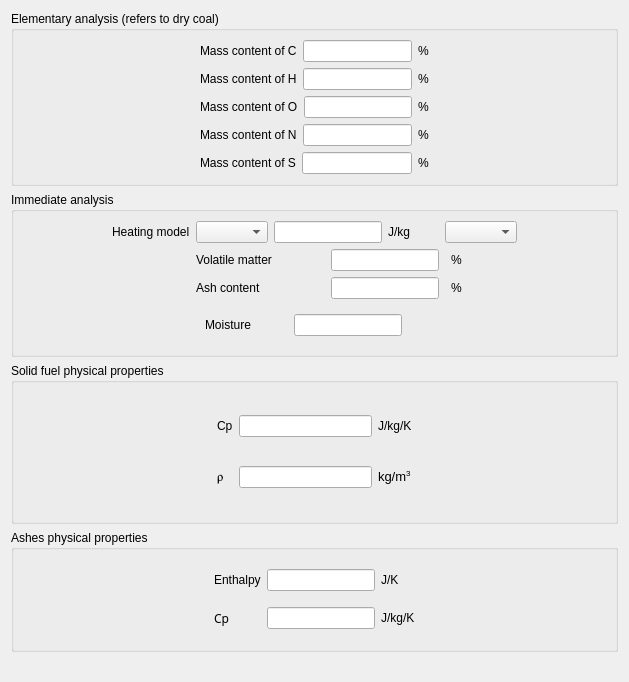
            <widget class="QWidget" name="tab_2">
             <attribute name="title">
              <string>Solid fuel</string>
             </attribute>
             <layout class="QVBoxLayout" name="verticalLayout_7">
              <item>
               <widget class="QGroupBox" name="groupBoxComposition">
                <property name="title">
                 <string>Elementary analysis (refers to dry coal)</string>
                </property>
                <layout class="QHBoxLayout" name="horizontalLayout_10">
                 <item>
                  <spacer>
                   <property name="orientation">
                    <enum>Qt::Horizontal</enum>
                   </property>
                   <property name="sizeHint" stdset="0">
                    <size>
                     <width>97</width>
                     <height>20</height>
                    </size>
                   </property>
                  </spacer>
                 </item>
                 <item>
                  <layout class="QVBoxLayout" name="verticalLayout_2">
                   <item>
                    <layout class="QHBoxLayout" name="horizontalLayout_5">
                     <item>
                      <widget class="QLabel" name="labelC">
                       <property name="text">
                        <string>Mass content of C</string>
                       </property>
                      </widget>
                     </item>
                     <item>
                      <widget class="QLineEdit" name="lineEditC"/>
                     </item>
                     <item>
                      <widget class="QLabel" name="labelUnitC">
                       <property name="text">
                        <string>%</string>
                       </property>
                      </widget>
                     </item>
                    </layout>
                   </item>
                   <item>
                    <layout class="QHBoxLayout" name="horizontalLayout_6">
                     <item>
                      <widget class="QLabel" name="labelH">
                       <property name="text">
                        <string>Mass content of H</string>
                       </property>
                      </widget>
                     </item>
                     <item>
                      <widget class="QLineEdit" name="lineEditH"/>
                     </item>
                     <item>
                      <widget class="QLabel" name="labelUnitH">
                       <property name="text">
                        <string>%</string>
                       </property>
                      </widget>
                     </item>
                    </layout>
                   </item>
                   <item>
                    <layout class="QHBoxLayout" name="horizontalLayout_7">
                     <item>
                      <widget class="QLabel" name="labelO">
                       <property name="text">
                        <string>Mass content of O</string>
                       </property>
                      </widget>
                     </item>
                     <item>
                      <widget class="QLineEdit" name="lineEditO"/>
                     </item>
                     <item>
                      <widget class="QLabel" name="labelUnitO">
                       <property name="text">
                        <string>%</string>
                       </property>
                      </widget>
                     </item>
                    </layout>
                   </item>
                   <item>
                    <layout class="QHBoxLayout" name="horizontalLayout_8">
                     <item>
                      <widget class="QLabel" name="labelN">
                       <property name="text">
                        <string>Mass content of N</string>
                       </property>
                      </widget>
                     </item>
                     <item>
                      <widget class="QLineEdit" name="lineEditN"/>
                     </item>
                     <item>
                      <widget class="QLabel" name="labelUnitN">
                       <property name="text">
                        <string>%</string>
                       </property>
                      </widget>
                     </item>
                    </layout>
                   </item>
                   <item>
                    <layout class="QHBoxLayout" name="horizontalLayout_9">
                     <item>
                      <widget class="QLabel" name="labelS">
                       <property name="text">
                        <string>Mass content of S</string>
                       </property>
                      </widget>
                     </item>
                     <item>
                      <widget class="QLineEdit" name="lineEditS"/>
                     </item>
                     <item>
                      <widget class="QLabel" name="labelUnitS">
                       <property name="text">
                        <string>%</string>
                       </property>
                      </widget>
                     </item>
                    </layout>
                   </item>
                  </layout>
                 </item>
                 <item>
                  <spacer>
                   <property name="orientation">
                    <enum>Qt::Horizontal</enum>
                   </property>
                   <property name="sizeHint" stdset="0">
                    <size>
                     <width>97</width>
                     <height>16</height>
                    </size>
                   </property>
                  </spacer>
                 </item>
                </layout>
               </widget>
              </item>
              <item>
               <widget class="QGroupBox" name="groupBoxProperties">
                <property name="title">
                 <string>Immediate analysis</string>
                </property>
                <layout class="QHBoxLayout" name="horizontalLayout_11">
                 <item>
                  <spacer>
                   <property name="orientation">
                    <enum>Qt::Horizontal</enum>
                   </property>
                   <property name="sizeHint" stdset="0">
                    <size>
                     <width>89</width>
                     <height>20</height>
                    </size>
                   </property>
                  </spacer>
                 </item>
                 <item>
                  <layout class="QGridLayout" name="gridLayout_18">
                   <item row="0" column="0">
                    <widget class="QLabel" name="labelPCI">
                     <property name="text">
                      <string>Heating model</string>
                     </property>
                    </widget>
                   </item>
                   <item row="0" column="1">
                    <widget class="QComboBox" name="comboBoxPCIList"/>
                   </item>
                   <item row="0" column="2" colspan="2">
                    <widget class="QLineEdit" name="lineEditPCI"/>
                   </item>
                   <item row="0" column="4" colspan="2">
                    <widget class="QLabel" name="labelUnitPCI">
                     <property name="text">
                      <string>J/kg</string>
                     </property>
                    </widget>
                   </item>
                   <item row="0" column="6" colspan="3">
                    <widget class="QComboBox" name="comboBoxPCIType"/>
                   </item>
                   <item row="1" column="0">
                    <spacer name="spacer">
                     <property name="orientation">
                      <enum>Qt::Horizontal</enum>
                     </property>
                     <property name="sizeHint" stdset="0">
                      <size>
                       <width>13</width>
                       <height>20</height>
                      </size>
                     </property>
                    </spacer>
                   </item>
                   <item row="1" column="1" colspan="2">
                    <widget class="QLabel" name="labelVolatileMatter">
                     <property name="text">
                      <string>Volatile matter</string>
                     </property>
                    </widget>
                   </item>
                   <item row="1" column="3" colspan="3">
                    <widget class="QLineEdit" name="lineEditVolatileMatter"/>
                   </item>
                   <item row="1" column="7">
                    <widget class="QLabel" name="labelUnitAshesRatio_3">
                     <property name="text">
                      <string>%</string>
                     </property>
                    </widget>
                   </item>
                   <item row="1" column="8">
                    <spacer name="spacer_2">
                     <property name="orientation">
                      <enum>Qt::Horizontal</enum>
                     </property>
                     <property name="sizeHint" stdset="0">
                      <size>
                       <width>13</width>
                       <height>20</height>
                      </size>
                     </property>
                    </spacer>
                   </item>
                   <item row="2" column="0">
                    <spacer name="spacer_6">
                     <property name="orientation">
                      <enum>Qt::Horizontal</enum>
                     </property>
                     <property name="sizeHint" stdset="0">
                      <size>
                       <width>13</width>
                       <height>20</height>
                      </size>
                     </property>
                    </spacer>
                   </item>
                   <item row="2" column="1">
                    <widget class="QLabel" name="lineEditAshesRatio_2">
                     <property name="text">
                      <string>Ash content</string>
                     </property>
                    </widget>
                   </item>
                   <item row="2" column="3" colspan="3">
                    <widget class="QLineEdit" name="lineEditAshesRatio"/>
                   </item>
                   <item row="2" column="7">
                    <widget class="QLabel" name="labelUnitAshesRatio_2">
                     <property name="text">
                      <string>%</string>
                     </property>
                    </widget>
                   </item>
                   <item row="2" column="8">
                    <spacer name="spacer_3">
                     <property name="orientation">
                      <enum>Qt::Horizontal</enum>
                     </property>
                     <property name="sizeHint" stdset="0">
                      <size>
                       <width>13</width>
                       <height>20</height>
                      </size>
                     </property>
                    </spacer>
                   </item>
                   <item row="3" column="0">
                    <spacer name="spacer_5">
                     <property name="orientation">
                      <enum>Qt::Horizontal</enum>
                     </property>
                     <property name="sizeHint" stdset="0">
                      <size>
                       <width>13</width>
                       <height>20</height>
                      </size>
                     </property>
                    </spacer>
                   </item>
                   <item row="3" column="5" colspan="2">
                    <spacer name="spacer_4">
                     <property name="orientation">
                      <enum>Qt::Horizontal</enum>
                     </property>
                     <property name="sizeHint" stdset="0">
                      <size>
                       <width>13</width>
                       <height>20</height>
                      </size>
                     </property>
                    </spacer>
                   </item>
                   <item row="3" column="1" colspan="4">
                    <widget class="QFrame" name="frame">
                     <property name="contextMenuPolicy">
                      <enum>Qt::DefaultContextMenu</enum>
                     </property>
                     <property name="frameShape">
                      <enum>QFrame::NoFrame</enum>
                     </property>
                     <property name="frameShadow">
                      <enum>QFrame::Raised</enum>
                     </property>
                     <property name="lineWidth">
                      <number>1</number>
                     </property>
                     <layout class="QHBoxLayout" name="horizontalLayout_2">
                      <item>
                       <widget class="QLabel" name="labelMoisture">
                        <property name="text">
                         <string>Moisture</string>
                        </property>
                       </widget>
                      </item>
                      <item>
                       <spacer name="spacer_7">
                        <property name="orientation">
                         <enum>Qt::Horizontal</enum>
                        </property>
                        <property name="sizeHint" stdset="0">
                         <size>
                          <width>13</width>
                          <height>20</height>
                         </size>
                        </property>
                       </spacer>
                      </item>
                      <item>
                       <widget class="QLineEdit" name="lineEditMoisture"/>
                      </item>
                     </layout>
                    </widget>
                   </item>
                  </layout>
                 </item>
                 <item>
                  <spacer>
                   <property name="orientation">
                    <enum>Qt::Horizontal</enum>
                   </property>
                   <property name="sizeHint" stdset="0">
                    <size>
                     <width>89</width>
                     <height>120</height>
                    </size>
                   </property>
                  </spacer>
                 </item>
                </layout>
               </widget>
              </item>
              <item>
               <widget class="QGroupBox" name="groupBoxProperties_2">
                <property name="title">
                 <string>Solid fuel physical properties</string>
                </property>
                <layout class="QHBoxLayout" name="horizontalLayout_13">
                 <item>
                  <layout class="QHBoxLayout" name="horizontalLayout_12">
                   <item>
                    <spacer>
                     <property name="orientation">
                      <enum>Qt::Horizontal</enum>
                     </property>
                     <property name="sizeHint" stdset="0">
                      <size>
                       <width>13</width>
                       <height>20</height>
                      </size>
                     </property>
                    </spacer>
                   </item>
                   <item>
                    <layout class="QGridLayout" name="gridLayout_19">
                     <item row="0" column="0">
                      <widget class="QLabel" name="labelPCI_6">
                       <property name="text">
                        <string>Cp</string>
                       </property>
                      </widget>
                     </item>
                     <item row="0" column="1">
                      <widget class="QLineEdit" name="lineEditCp"/>
                     </item>
                     <item row="0" column="2">
                      <widget class="QLabel" name="labelUnitPCI_5">
                       <property name="text">
                        <string>J/kg/K</string>
                       </property>
                      </widget>
                     </item>
                     <item row="1" column="0">
                      <widget class="QLabel" name="labelPCI_7">
                       <property name="font">
                        <font>
                         <family>Symbol</family>
                        </font>
                       </property>
                       <property name="text">
                        <string>r</string>
                       </property>
                      </widget>
                     </item>
                     <item row="1" column="1">
                      <widget class="QLineEdit" name="lineEditDensity"/>
                     </item>
                     <item row="1" column="2">
                      <widget class="QLabel" name="labelUnitPCI_4">
                       <property name="text">
                        <string>&lt;!DOCTYPE HTML PUBLIC &quot;-//W3C//DTD HTML 4.0//EN&quot; &quot;http://www.w3.org/TR/REC-html40/strict.dtd&quot;&gt;
&lt;html&gt;&lt;head&gt;&lt;meta name=&quot;qrichtext&quot; content=&quot;1&quot; /&gt;&lt;style type=&quot;text/css&quot;&gt;
p, li { white-space: pre-wrap; }
&lt;/style&gt;&lt;/head&gt;&lt;body style=&quot; font-family:'Sans'; font-size:10pt; font-weight:400; font-style:normal;&quot;&gt;
&lt;p style=&quot; margin-top:0px; margin-bottom:0px; margin-left:0px; margin-right:0px; -qt-block-indent:0; text-indent:0px;&quot;&gt;kg/m&lt;span style=&quot; vertical-align:super;&quot;&gt;3&lt;/span&gt;&lt;/p&gt;&lt;/body&gt;&lt;/html&gt;</string>
                       </property>
                      </widget>
                     </item>
                    </layout>
                   </item>
                   <item>
                    <spacer>
                     <property name="orientation">
                      <enum>Qt::Horizontal</enum>
                     </property>
                     <property name="sizeHint" stdset="0">
                      <size>
                       <width>13</width>
                       <height>120</height>
                      </size>
                     </property>
                    </spacer>
                   </item>
                  </layout>
                 </item>
                </layout>
               </widget>
              </item>
              <item>
               <widget class="QGroupBox" name="groupBoxProperties_3">
                <property name="title">
                 <string>Ashes physical properties</string>
                </property>
                <layout class="QHBoxLayout" name="horizontalLayout_15">
                 <item>
                  <layout class="QHBoxLayout" name="horizontalLayout_14">
                   <item>
                    <spacer>
                     <property name="orientation">
                      <enum>Qt::Horizontal</enum>
                     </property>
                     <property name="sizeHint" stdset="0">
                      <size>
                       <width>13</width>
                       <height>81</height>
                      </size>
                     </property>
                    </spacer>
                   </item>
                   <item>
                    <layout class="QGridLayout" name="gridLayout_20">
                     <item row="0" column="0">
                      <widget class="QLabel" name="labelPCI_8">
                       <property name="text">
                        <string>Enthalpy</string>
                       </property>
                      </widget>
                     </item>
                     <item row="0" column="1">
                      <widget class="QLineEdit" name="lineEditAshesEnthalpy"/>
                     </item>
                     <item row="0" column="2">
                      <widget class="QLabel" name="labelUnitPCI_6">
                       <property name="text">
                        <string>J/K</string>
                       </property>
                      </widget>
                     </item>
                     <item row="1" column="0">
                      <widget class="QLabel" name="labelPCI_9">
                       <property name="font">
                        <font>
                         <family>Sans Serif</family>
                        </font>
                       </property>
                       <property name="text">
                        <string>Cp</string>
                       </property>
                      </widget>
                     </item>
                     <item row="1" column="1">
                      <widget class="QLineEdit" name="lineEditAshesCp"/>
                     </item>
                     <item row="1" column="2">
                      <widget class="QLabel" name="labelUnitPCI_7">
                       <property name="text">
                        <string>J/kg/K</string>
                       </property>
                      </widget>
                     </item>
                    </layout>
                   </item>
                   <item>
                    <spacer>
                     <property name="orientation">
                      <enum>Qt::Horizontal</enum>
                     </property>
                     <property name="sizeHint" stdset="0">
                      <size>
                       <width>130</width>
                       <height>81</height>
                      </size>
                     </property>
                    </spacer>
                   </item>
                  </layout>
                 </item>
                </layout>
               </widget>
              </item>
              <item>
               <spacer name="verticalSpacer_4">
                <property name="orientation">
                 <enum>Qt::Vertical</enum>
                </property>
                <property name="sizeHint" stdset="0">
                 <size>
                  <width>20</width>
                  <height>19</height>
                 </size>
                </property>
               </spacer>
              </item>
             </layout>
            </widget>
